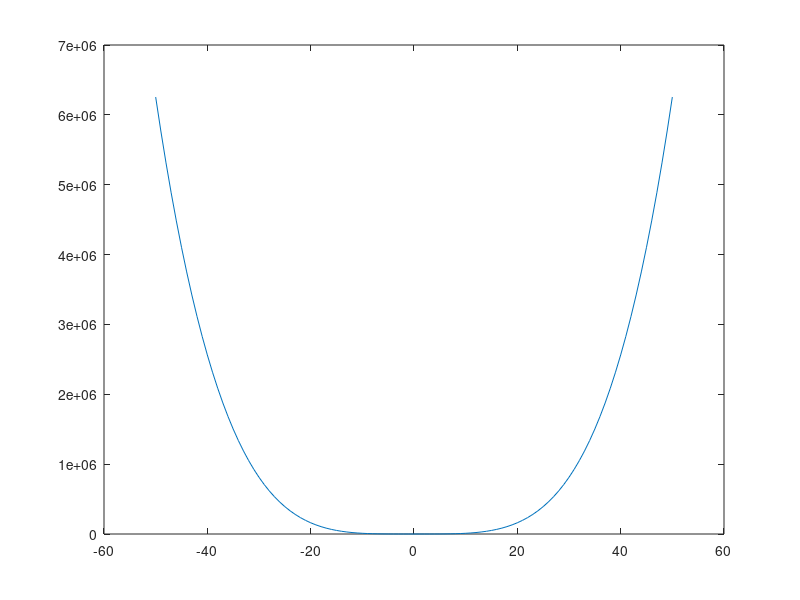

Source code (MATLAB):
% Ocatve Script
% Title                :Funciones algebraicas (polinomios y racionales)
% Description          :Script para identificar funciones algebraicas 
% Author               :Patricia Zaragoza Palma
% Date                 :20211118
% Version              :1
% Usege                :octave>cd /path/
%                      :octave>Funcionesalgebraicas
%                      :Requiere aplicacion octave, usar su linea de comandos 
% Notes                :Poder identificar el tipo de funcion algebraica mediante graficas y definir si es de tipo polinomial o racional
%                      :usar comandos 

disp('Polinomica')
disp('x = 0')

clear
% Dominio de la Funcion 
x= -50:1:50
% Reglas de correspondencia (Funcion)
y= ( 2*(x.^2) + (x.^4) + x)
% Plotear funcion 
plot(x, y);